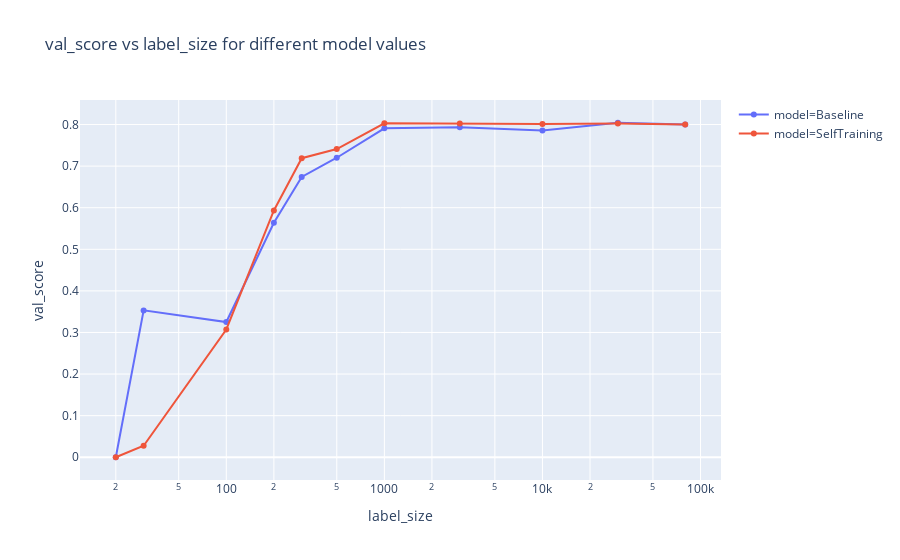

Notebook cell for this chart:
### Code cell
plot_scores(pd.concat([baseline_scores_df, st_base_scores_df]), 'label_size', VAL_SCORE, 'model').show()

### Figure 1 — Plotly figure (JSON) as saved in the notebook; plotly's stock layout.template omitted (floating-point values rounded to 4 significant figures)
{"data": [{"mode": "lines+markers", "name": "model=Baseline", "type": "scatter", "x": [20, 30, 100, 200, 300, 500, 1000, 3000, 10000, 30000, 80000], "y": [0, 0.3532, 0.3251, 0.5638, 0.674, 0.7202, 0.7909, 0.7934, 0.7855, 0.8043, 0.8]}, {"mode": "lines+markers", "name": "model=SelfTraining", "type": "scatter", "x": [20, 30, 100, 200, 300, 500, 1000, 3000, 10000, 30000, 80000], "y": [0, 0.02759, 0.3073, 0.5935, 0.7191, 0.7411, 0.803, 0.8022, 0.8014, 0.8025, 0.8]}], "layout": {"title": {"text": "val_score vs label_size for different model values"}, "xaxis": {"title": {"text": "label_size"}, "type": "log"}, "yaxis": {"title": {"text": "val_score"}}}}
